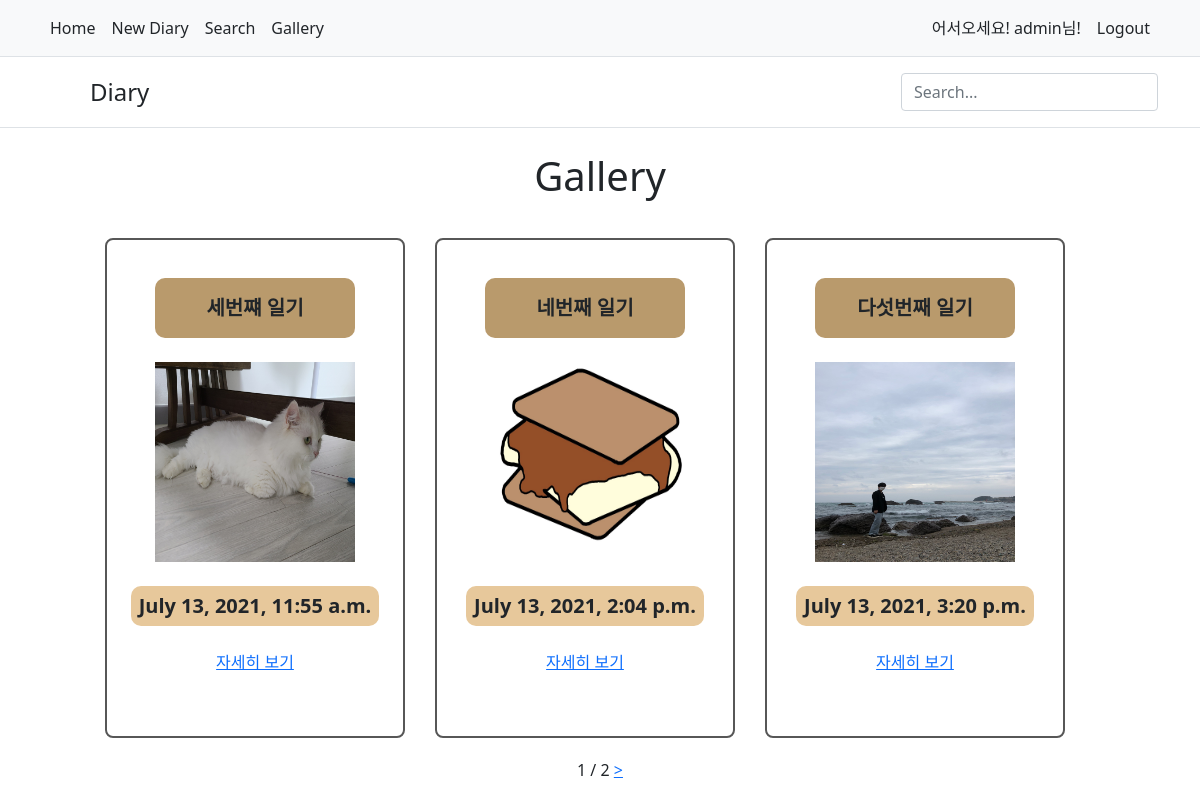
The app's page /gallery/ (signed in) with its own data.
### diary/models.py (models this page shows, shortened)
class Diary(models.Model):
    title = models.CharField(max_length=50, default='')
    body = models.TextField(default='')
    time = models.DateTimeField()
    photo = models.ImageField(upload_to="diary/", blank=True, null=True)
    weather = models.CharField(max_length=20, default='')

### diary/views.py (the view)
# urls.py: path('gallery/', d.gallery, name='gallery'),
def gallery(request):
    diaryList = Diary.objects.all()
    paginator = Paginator(diaryList, 3)
    page_number = request.GET.get('page')
    page = paginator.get_page(page_number)
    return render(request, 'gallery.html', {'diary':page})

### diary/templates/Gallery.html (shortened to what this page needs)
{% extends 'base.html' %}
{% load static %}
{% block link %} {% static 'css/gallery.css' %} {% endblock %}
    {% block body %}
    <h1>Gallery</h1>
    <div id="direction">
        {% for diaryDetail in diary %}
        <div class="diaryDetail">
            <span class="diaryTitle">{{diaryDetail.title}}</span><br>
            <span><img src="{{diaryDetail.photo.url}}" width="200" height="200" ></span><br>
            <span class="diaryTime">{{diaryDetail.time}}</span><br>
            <a href="{% url 'detail' diaryDetail.id %}">
                자세히 보기
            </a><br>
        </div>
        {% endfor %}
    </div>
    <div>
        <span>{{diary.number}}</span>
        <span>/</span>
        <span>{{diary.paginator.num_pages}}</span>
        {% if diary.has_next %}
        <a href='?page={{diary.next_page_number}}'>></a>
        {% endif %}
    </div>
    {% endblock %}

### diary/templates/base.html (shortened to what this page needs)
{% load socialaccount %}
<!DOCTYPE html>
<html lang="en">
<head>
    <link href="https://cdn.jsdelivr.net/npm/bootstrap@5.0.2/dist/css/bootstrap.min.css" rel="stylesheet">
    <link rel="stylesheet" href="{% block link %} {% endblock %}">
</head>
<body>
    <nav class="py-2 bg-light border-bottom">
        <div class="container d-flex flex-wrap">
          <ul class="nav me-auto">
            <li class="nav-item"><a href="{% url 'home' %}" class="nav-link link-dark px-2 active" aria-current="page">Home</a></li>
            <li class="nav-item"><a href="{% url 'add' %}" class="nav-link link-dark px-2">New Diary</a></li>
            <li class="nav-item"><a href="{% url 'search' %}" class="nav-link link-dark px-2">Search</a></li>
            <li class="nav-item"><a href="{% url 'gallery' %}" class="nav-link link-dark px-2">Gallery</a></li>
          </ul>
            <ul class="nav">
                {% if user.is_authenticated %}
                <li class="nav-item"><a class="nav-link link-dark px-2">어서오세요! {{user.username}}님!</a></li>
                <li class="nav-item"><a href="{% url 'logout' %}" class="nav-link link-dark px-2">Logout</a></li>
                {% endif %}
            </ul>
        </div>
      </nav>
      <header class="py-3 mb-4 border-bottom">
        <div class="container d-flex flex-wrap justify-content-center">
          <a href="/" class="d-flex align-items-center mb-3 mb-lg-0 me-lg-auto text-dark text-decoration-none">
            <svg class="bi me-2" width="40" height="32"><use xlink:href="#bootstrap"/></svg>
            <span class="fs-4">Diary</span>
          </a>
          <form class="col-12 col-lg-auto mb-3 mb-lg-0" action="" method="POST">
            <input type="search" class="form-control" name="search_word" placeholder="Search..." aria-label="Search">
          </form>
        </div>
      </header>
      <div id="blockBody">
          {% block body %} {% endblock %}
      </div>
</body>
</html>

### diary/static/css/gallery.css (style rules this page uses)
#blockBody { display: flex; width: 1200px; height: 600px; margin: -100px auto auto auto; justify-content:flex-start; align-items:center; flex-direction: column; padding-top: 100px; }
#direction { margin-top: 30px; display: flex; justify-content:center; align-items:center; flex-direction: row; flex-wrap: wrap; }
.diaryDetail { display: flex; width: 300px; height: 500px; justify-content: center; align-items: center; border: 2px solid rgb(87, 87, 87); flex-direction: column; margin-right: 30px; margin-bottom: 20px; border-radius: 8px; }
.diaryTitle { display: flex; width: 200px; height: 60px; justify-content: center; align-items: center; background-color: rgb(185, 154, 108); border-radius: 10px; font-size: 20px; font-weight: bolder; }
.diaryTime { display: flex; width: auto; height: 40px; padding: 8px; justify-content: center; align-items: center; background-color: rgb(231, 200, 155); border-radius: 10px; font-size: 20px; font-weight: bolder; }

### records on screen
Diary: title "세번쨰 일기", photo (picture), time "July 13, 2021, 11:55 a.m."
Diary: title "네번째 일기", photo (picture), time "July 13, 2021, 2:04 p.m."
Diary: title "다섯번째 일기", photo (picture), time "July 13, 2021, 3:20 p.m."

### other values on screen
{{ user.username }} "admin"
{{ diary.number }} "1"
{{ diary.paginator.num_pages }} "2"
